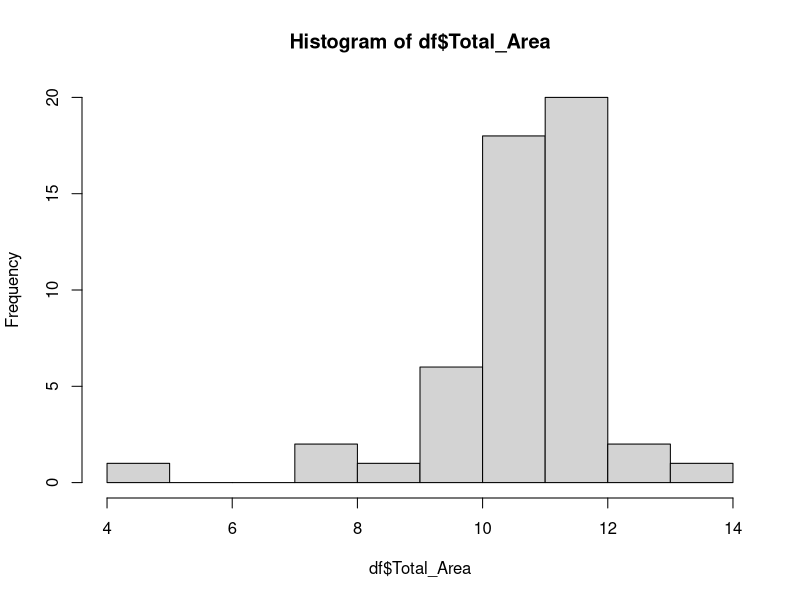
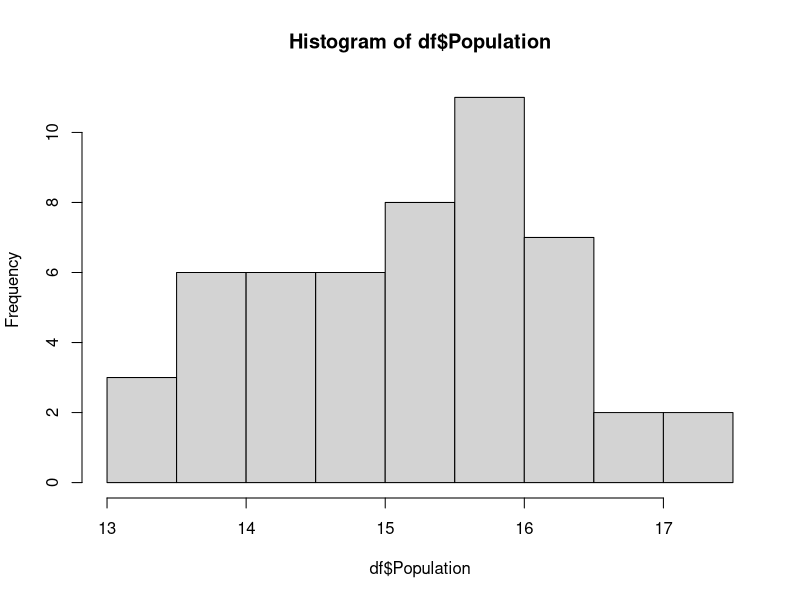
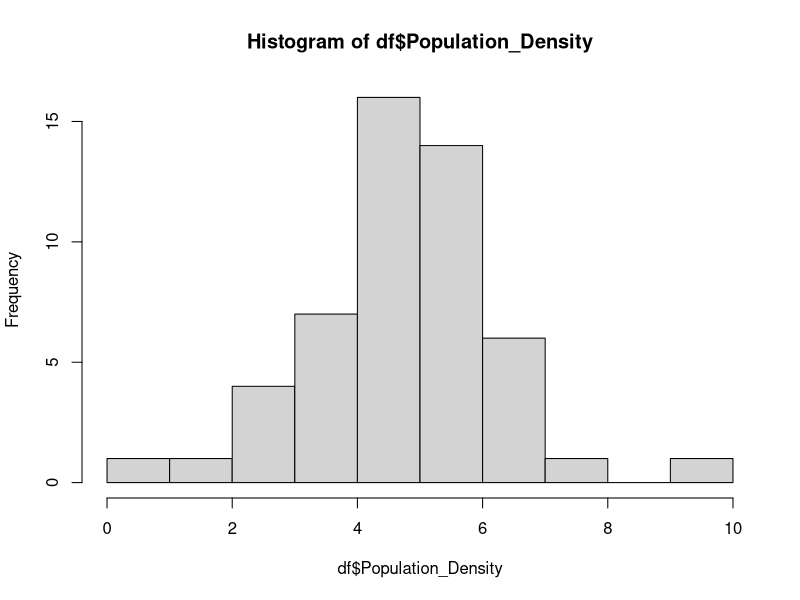
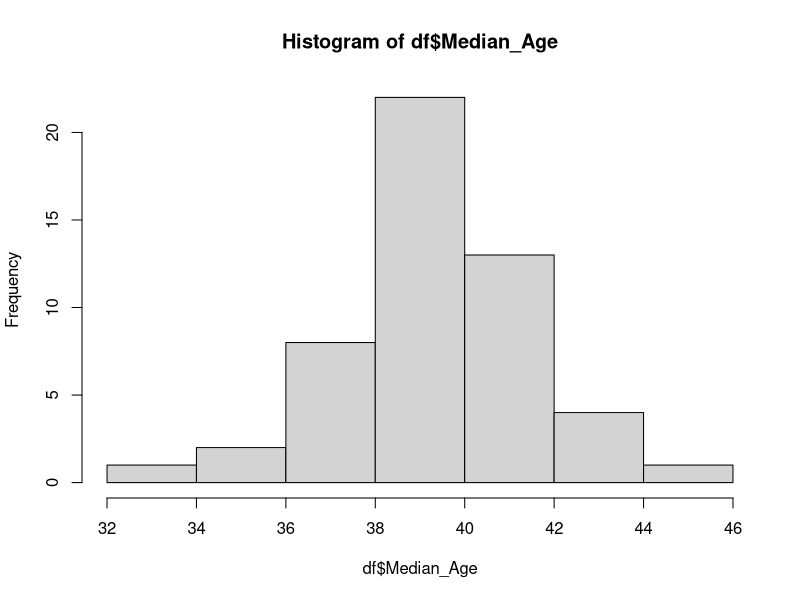
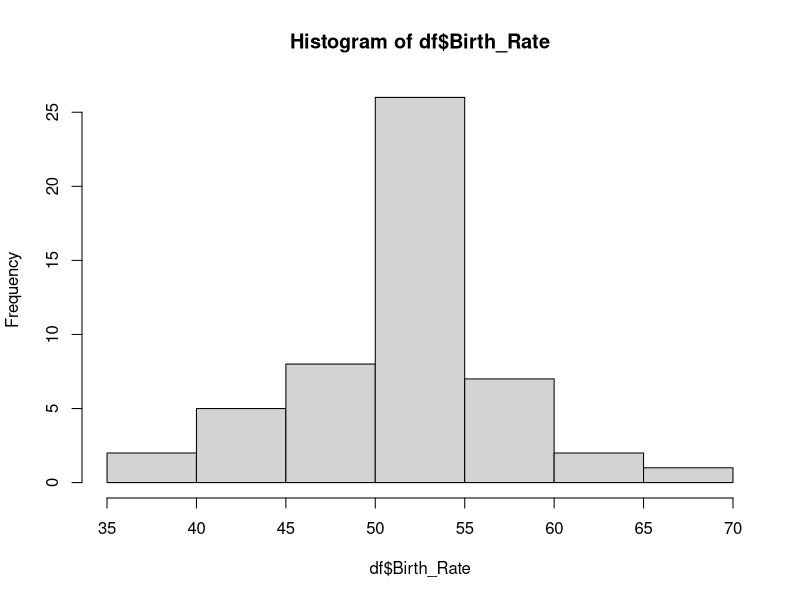
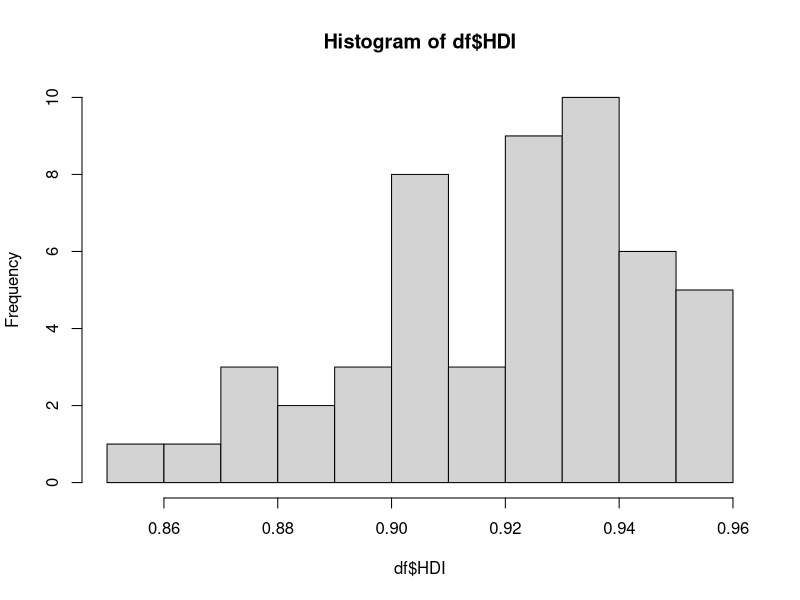
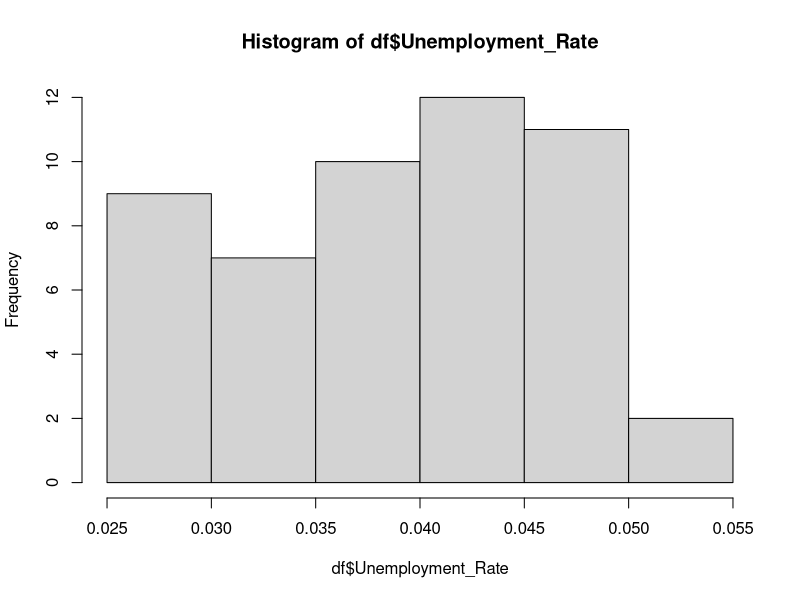
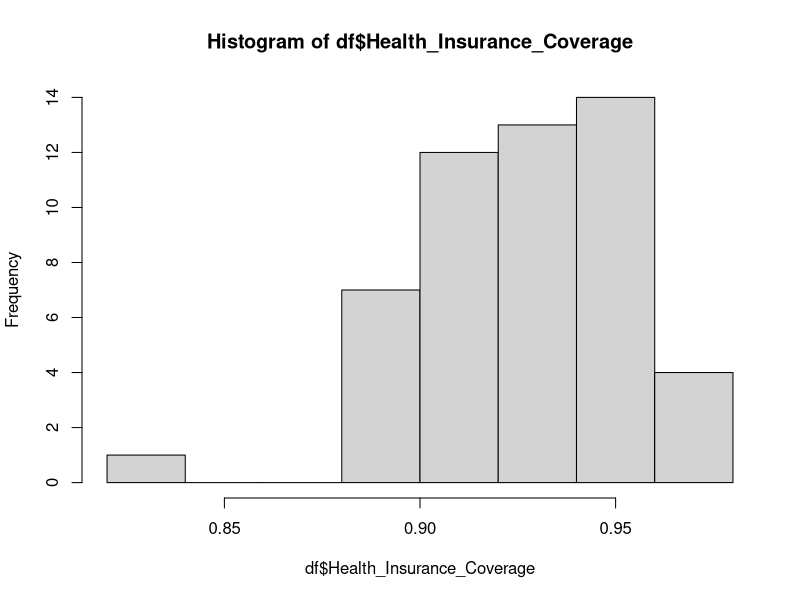

The R script that drew these images, in order:
###############################################################################

# Fallstudien I
# Projekt 5
# Katrin Berger
# Gruppe 3

###############################################################################

#setwd("C:/Studium/Fallstudien I/Projekt 5")
df <- read.csv("US_election_2024.csv", header = TRUE, sep = ";", dec = ",")
summary(df)

# Levels anpassen und Deskription
df$State <- as.factor(df$State)
print(df$State)

df$Leading_Candidate <- as.factor(df$Leading_Candidate)
levels(df$Leading_Candidate) <- c(0, 1)
print(df$Leading_Candidate)
table(df$Leading_Candidate)

df$Total_Area <- log(df$Total_Area)
print(df$Total_Area)
hist(df$Total_Area)

df$Population <- log(df$Population)
print(df$Population)
hist(df$Population)

df$Population_Density <- log(df$Population_Density)
print(df$Population_Density)
hist(df$Population_Density)

print(df$Median_Age)
hist(df$Median_Age)

print(df$Birth_Rate)
hist(df$Birth_Rate)

print(df$HDI)
hist(df$HDI)

print(df$Unemployment_Rate)
hist(df$Unemployment_Rate)

print(df$Health_Insurance_Coverage)
hist(df$Health_Insurance_Coverage)

print(df$Median_Rent)
hist(df$Median_Rent)

################################################################################

Modell <- glm(df$Leading_Candidate ~ df$Total_Area + df$Population
   + df$Median_Age + df$Birth_Rate + df$HDI + df$Unemployment_Rate + df$Median_Rent,
   family = binomial)
plot(Modell)


